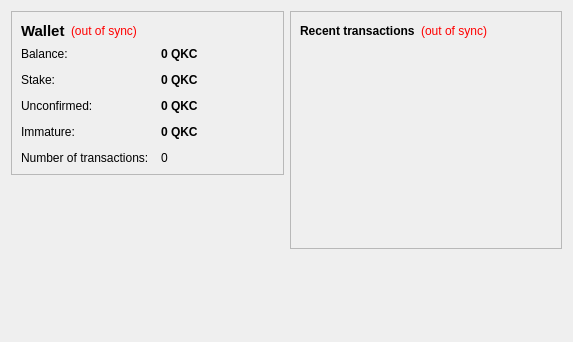
<?xml version="1.0" encoding="UTF-8"?>
<ui version="4.0">
 <class>OverviewPage</class>
 <widget class="QWidget" name="OverviewPage">
  <property name="geometry">
   <rect>
    <x>0</x>
    <y>0</y>
    <width>573</width>
    <height>342</height>
   </rect>
  </property>
  <property name="windowTitle">
   <string>Form</string>
  </property>
  <layout class="QHBoxLayout" name="horizontalLayout" stretch="1,1">
   <item>
    <layout class="QVBoxLayout" name="verticalLayout_2">
     <item>
      <widget class="QFrame" name="frame">
       <property name="frameShape">
        <enum>QFrame::StyledPanel</enum>
       </property>
       <property name="frameShadow">
        <enum>QFrame::Raised</enum>
       </property>
       <layout class="QVBoxLayout" name="verticalLayout_4">
        <item>
         <layout class="QHBoxLayout" name="horizontalLayout_4">
          <item>
           <widget class="QLabel" name="label_5">
            <property name="font">
             <font>
              <pointsize>11</pointsize>
              <weight>75</weight>
              <bold>true</bold>
             </font>
            </property>
            <property name="text">
             <string>Wallet</string>
            </property>
           </widget>
          </item>
          <item>
           <widget class="QLabel" name="labelWalletStatus">
            <property name="toolTip">
             <string>The displayed information may be out of date. Your wallet automatically synchronizes with the QukuaiCoin network after a connection is established, but this process has not completed yet.</string>
            </property>
            <property name="styleSheet">
             <string notr="true">QLabel { color: red; }</string>
            </property>
            <property name="text">
             <string notr="true">(out of sync)</string>
            </property>
            <property name="alignment">
             <set>Qt::AlignLeading|Qt::AlignLeft|Qt::AlignVCenter</set>
            </property>
           </widget>
          </item>
          <item>
           <spacer name="horizontalSpacer_2">
            <property name="orientation">
             <enum>Qt::Horizontal</enum>
            </property>
            <property name="sizeHint" stdset="0">
             <size>
              <width>40</width>
              <height>20</height>
             </size>
            </property>
           </spacer>
          </item>
         </layout>
        </item>
        <item>
         <layout class="QFormLayout" name="formLayout_2">
          <property name="fieldGrowthPolicy">
           <enum>QFormLayout::AllNonFixedFieldsGrow</enum>
          </property>
          <property name="horizontalSpacing">
           <number>12</number>
          </property>
          <property name="verticalSpacing">
           <number>12</number>
          </property>
          <item row="0" column="0">
           <widget class="QLabel" name="label">
            <property name="text">
             <string>Balance:</string>
            </property>
           </widget>
          </item>
          <item row="0" column="1">
           <widget class="QLabel" name="labelBalance">
            <property name="font">
             <font>
              <weight>75</weight>
              <bold>true</bold>
             </font>
            </property>
            <property name="cursor">
             <cursorShape>IBeamCursor</cursorShape>
            </property>
            <property name="toolTip">
             <string>Your current balance</string>
            </property>
            <property name="text">
             <string notr="true">0 QKC</string>
            </property>
            <property name="textInteractionFlags">
             <set>Qt::LinksAccessibleByMouse|Qt::TextSelectableByKeyboard|Qt::TextSelectableByMouse</set>
            </property>
           </widget>
          </item>
          <item row="1" column="0">
           <widget class="QLabel" name="label_6">
            <property name="text">
             <string>Stake:</string>
            </property>
           </widget>
          </item>
          <item row="1" column="1">
           <widget class="QLabel" name="labelStake">
            <property name="font">
             <font>
              <weight>75</weight>
              <bold>true</bold>
             </font>
            </property>
            <property name="cursor">
             <cursorShape>IBeamCursor</cursorShape>
            </property>
            <property name="toolTip">
             <string>Total of coins that was staked, and do not yet count toward the current balance</string>
            </property>
            <property name="text">
             <string notr="true">0 QKC</string>
            </property>
            <property name="textInteractionFlags">
             <set>Qt::LinksAccessibleByMouse|Qt::TextSelectableByKeyboard|Qt::TextSelectableByMouse</set>
            </property>
           </widget>
          </item>
          <item row="2" column="0">
           <widget class="QLabel" name="label_3">
            <property name="text">
             <string>Unconfirmed:</string>
            </property>
           </widget>
          </item>
          <item row="2" column="1">
           <widget class="QLabel" name="labelUnconfirmed">
            <property name="font">
             <font>
              <weight>75</weight>
              <bold>true</bold>
             </font>
            </property>
            <property name="cursor">
             <cursorShape>IBeamCursor</cursorShape>
            </property>
            <property name="toolTip">
             <string>Total of transactions that have yet to be confirmed, and do not yet count toward the current balance</string>
            </property>
            <property name="text">
             <string notr="true">0 QKC</string>
            </property>
            <property name="textInteractionFlags">
             <set>Qt::LinksAccessibleByMouse|Qt::TextSelectableByKeyboard|Qt::TextSelectableByMouse</set>
            </property>
           </widget>
          </item>
          <item row="3" column="0">
           <widget class="QLabel" name="labelImmatureText">
            <property name="text">
             <string>Immature:</string>
            </property>
           </widget>
          </item>
          <item row="3" column="1">
           <widget class="QLabel" name="labelImmature">
            <property name="font">
             <font>
              <weight>75</weight>
              <bold>true</bold>
             </font>
            </property>
            <property name="toolTip">
             <string>Mined balance that has not yet matured</string>
            </property>
            <property name="text">
             <string notr="true">0 QKC</string>
            </property>
            <property name="textInteractionFlags">
             <set>Qt::LinksAccessibleByMouse|Qt::TextSelectableByKeyboard|Qt::TextSelectableByMouse</set>
            </property>
           </widget>
          </item>
          <item row="4" column="0">
           <widget class="QLabel" name="label_2">
            <property name="text">
             <string>Number of transactions:</string>
            </property>
           </widget>
          </item>
          <item row="4" column="1">
           <widget class="QLabel" name="labelNumTransactions">
            <property name="toolTip">
             <string>Total number of transactions in wallet</string>
            </property>
            <property name="text">
             <string notr="true">0</string>
            </property>
           </widget>
          </item>
         </layout>
        </item>
       </layout>
      </widget>
     </item>
     <item>
      <spacer name="verticalSpacer">
       <property name="orientation">
        <enum>Qt::Vertical</enum>
       </property>
       <property name="sizeHint" stdset="0">
        <size>
         <width>20</width>
         <height>40</height>
        </size>
       </property>
      </spacer>
     </item>
    </layout>
   </item>
   <item>
    <layout class="QVBoxLayout" name="verticalLayout_3">
     <item>
      <widget class="QFrame" name="frame_2">
       <property name="frameShape">
        <enum>QFrame::StyledPanel</enum>
       </property>
       <property name="frameShadow">
        <enum>QFrame::Raised</enum>
       </property>
       <layout class="QVBoxLayout" name="verticalLayout">
        <item>
         <layout class="QHBoxLayout" name="horizontalLayout_2">
          <item>
           <widget class="QLabel" name="label_4">
            <property name="text">
             <string>&lt;b&gt;Recent transactions&lt;/b&gt;</string>
            </property>
           </widget>
          </item>
          <item>
           <widget class="QLabel" name="labelTransactionsStatus">
            <property name="toolTip">
             <string>The displayed information may be out of date. Your wallet automatically synchronizes with the QukuaiCoin network after a connection is established, but this process has not completed yet.</string>
            </property>
            <property name="styleSheet">
             <string notr="true">QLabel { color: red; }</string>
            </property>
            <property name="text">
             <string notr="true">(out of sync)</string>
            </property>
            <property name="alignment">
             <set>Qt::AlignRight|Qt::AlignTrailing|Qt::AlignVCenter</set>
            </property>
           </widget>
          </item>
          <item>
           <spacer name="horizontalSpacer">
            <property name="orientation">
             <enum>Qt::Horizontal</enum>
            </property>
            <property name="sizeHint" stdset="0">
             <size>
              <width>40</width>
              <height>20</height>
             </size>
            </property>
           </spacer>
          </item>
         </layout>
        </item>
        <item>
         <widget class="QListView" name="listTransactions">
          <property name="styleSheet">
           <string notr="true">QListView { background: transparent; }</string>
          </property>
          <property name="frameShape">
           <enum>QFrame::NoFrame</enum>
          </property>
          <property name="verticalScrollBarPolicy">
           <enum>Qt::ScrollBarAlwaysOff</enum>
          </property>
          <property name="horizontalScrollBarPolicy">
           <enum>Qt::ScrollBarAlwaysOff</enum>
          </property>
          <property name="selectionMode">
           <enum>QAbstractItemView::NoSelection</enum>
          </property>
         </widget>
        </item>
       </layout>
      </widget>
     </item>
     <item>
      <spacer name="verticalSpacer_2">
       <property name="orientation">
        <enum>Qt::Vertical</enum>
       </property>
       <property name="sizeHint" stdset="0">
        <size>
         <width>20</width>
         <height>40</height>
        </size>
       </property>
      </spacer>
     </item>
    </layout>
   </item>
  </layout>
 </widget>
 <resources/>
 <connections/>
</ui>
